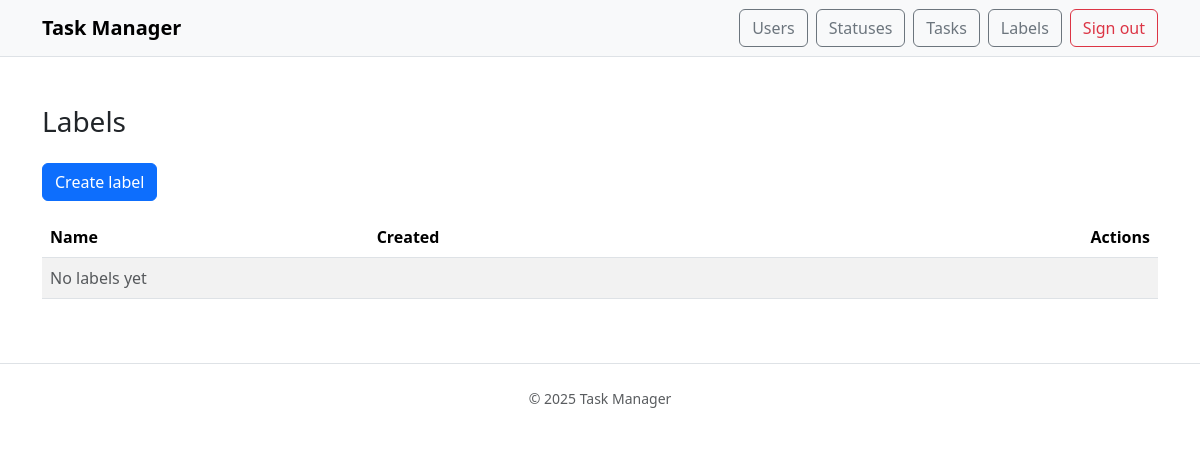
/labels/ (signed in), run on an earlier commit of the app's database.
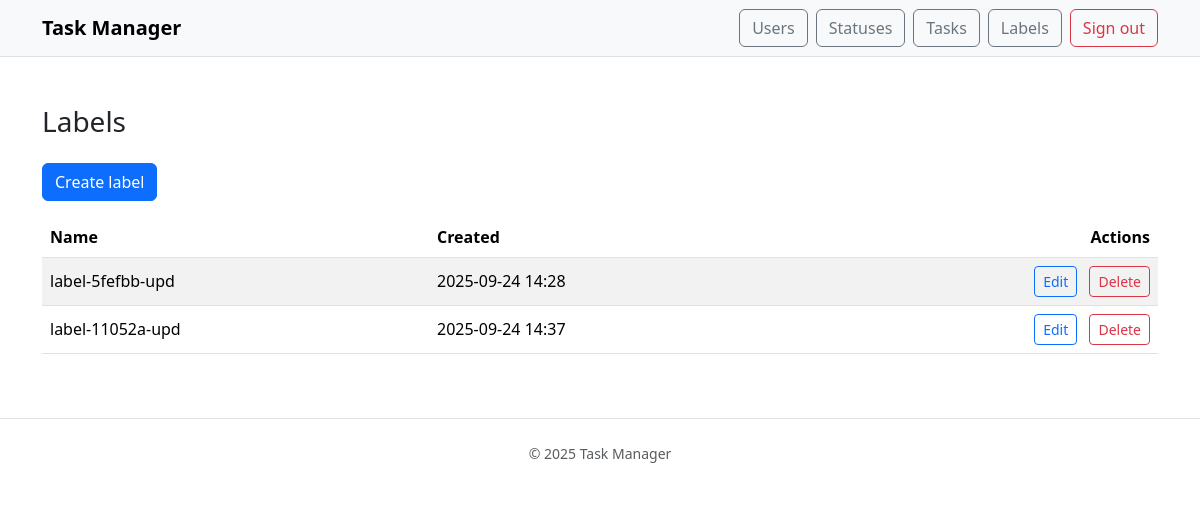
And on a later commit of the database.
### task_manager/models.py (models this page shows, shortened)
class Label(models.Model):
    name = models.CharField(max_length=255, unique=True)
    created_at = models.DateTimeField(auto_now_add=True)
    class Meta:
        ordering = ["id"]

### task_manager/views.py (the view)
# urls.py: path("labels/", views.LabelsListView.as_view(), name="labels_list"),
class LabelsListView(LoginRequiredMixin, ListView):
    model = Label
    template_name = "labels/list.html"
    context_object_name = "labels"

### templates/labels/list.html (shortened to what this page needs)
{% extends "base.html" %}
{% block content %}
<h1 class="h3 mb-4">Labels</h1>
<div class="mb-3">
  <a class="btn btn-primary" href="{% url 'labels_create' %}">Create label</a>
</div>
<table class="table table-striped align-middle">
  <thead>
    <tr>
      <th>Name</th>
      <th>Created</th>
      <th class="text-end">Actions</th>
    </tr>
  </thead>
  <tbody>
    {% for l in labels %}
      <tr>
        <td>{{ l.name }}</td>
        <td>{{ l.created_at|date:"Y-m-d H:i" }}</td>
        <td class="text-end">
          <a class="btn btn-sm btn-outline-primary me-2" href="{% url 'labels_update' l.pk %}">Edit</a>
          <a class="btn btn-sm btn-outline-danger" href="{% url 'labels_delete' l.pk %}">Delete</a>
        </td>
      </tr>
    {% empty %}
      <tr><td colspan="3" class="text-body-secondary">No labels yet</td></tr>
    {% endfor %}
  </tbody>
</table>
{% endblock %}

What changed in the data, as far as the page shows it:
added Label: name "label-5fefbb-upd", created_at "2025-09-24 14:28"
added Label: name "label-11052a-upd", created_at "2025-09-24 14:37"
Also different on the page:
text no longer shown: "No labels yet"
